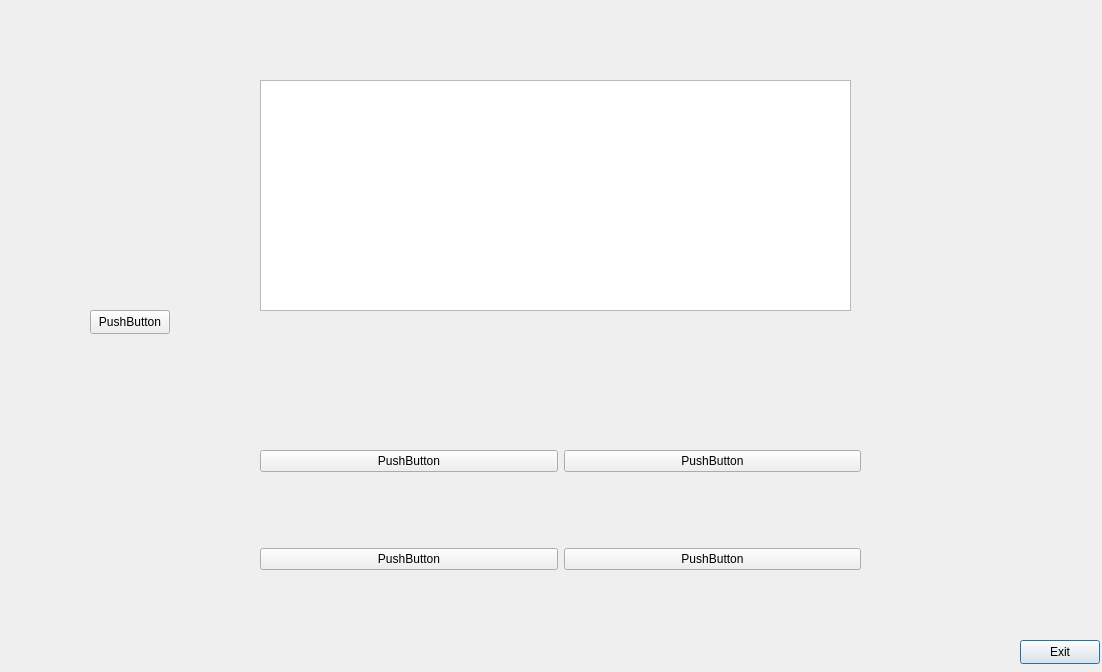
<?xml version="1.0" encoding="UTF-8"?>
<ui version="4.0">
 <class>Game</class>
 <widget class="QDialog" name="Game">
  <property name="geometry">
   <rect>
    <x>0</x>
    <y>0</y>
    <width>1102</width>
    <height>672</height>
   </rect>
  </property>
  <property name="windowTitle">
   <string>Dialog</string>
  </property>
  <widget class="QTextBrowser" name="textBrowser">
   <property name="geometry">
    <rect>
     <x>260</x>
     <y>80</y>
     <width>591</width>
     <height>231</height>
    </rect>
   </property>
  </widget>
  <widget class="QPushButton" name="exitButton">
   <property name="geometry">
    <rect>
     <x>1020</x>
     <y>640</y>
     <width>80</width>
     <height>24</height>
    </rect>
   </property>
   <property name="text">
    <string>Exit</string>
   </property>
  </widget>
  <widget class="QWidget" name="layoutWidget">
   <property name="geometry">
    <rect>
     <x>260</x>
     <y>380</y>
     <width>601</width>
     <height>261</height>
    </rect>
   </property>
   <layout class="QVBoxLayout" name="verticalLayout">
    <item>
     <layout class="QHBoxLayout" name="horizontalLayout">
      <item>
       <widget class="QPushButton" name="buttonA">
        <property name="text">
         <string>PushButton</string>
        </property>
       </widget>
      </item>
      <item>
       <widget class="QPushButton" name="buttonB">
        <property name="text">
         <string>PushButton</string>
        </property>
       </widget>
      </item>
     </layout>
    </item>
    <item>
     <layout class="QHBoxLayout" name="horizontalLayout_2">
      <item>
       <widget class="QPushButton" name="buttonC">
        <property name="text">
         <string>PushButton</string>
        </property>
       </widget>
      </item>
      <item>
       <widget class="QPushButton" name="buttonD">
        <property name="text">
         <string>PushButton</string>
        </property>
       </widget>
      </item>
     </layout>
    </item>
   </layout>
  </widget>
  <widget class="QPushButton" name="pushButton">
   <property name="geometry">
    <rect>
     <x>90</x>
     <y>310</y>
     <width>80</width>
     <height>24</height>
    </rect>
   </property>
   <property name="text">
    <string>PushButton</string>
   </property>
  </widget>
 </widget>
 <resources/>
 <connections>
  <connection>
   <sender>exitButton</sender>
   <signal>clicked()</signal>
   <receiver>Game</receiver>
   <slot>close()</slot>
   <hints>
    <hint type="sourcelabel">
     <x>1047</x>
     <y>657</y>
    </hint>
    <hint type="destinationlabel">
     <x>1044</x>
     <y>596</y>
    </hint>
   </hints>
  </connection>
 </connections>
</ui>
